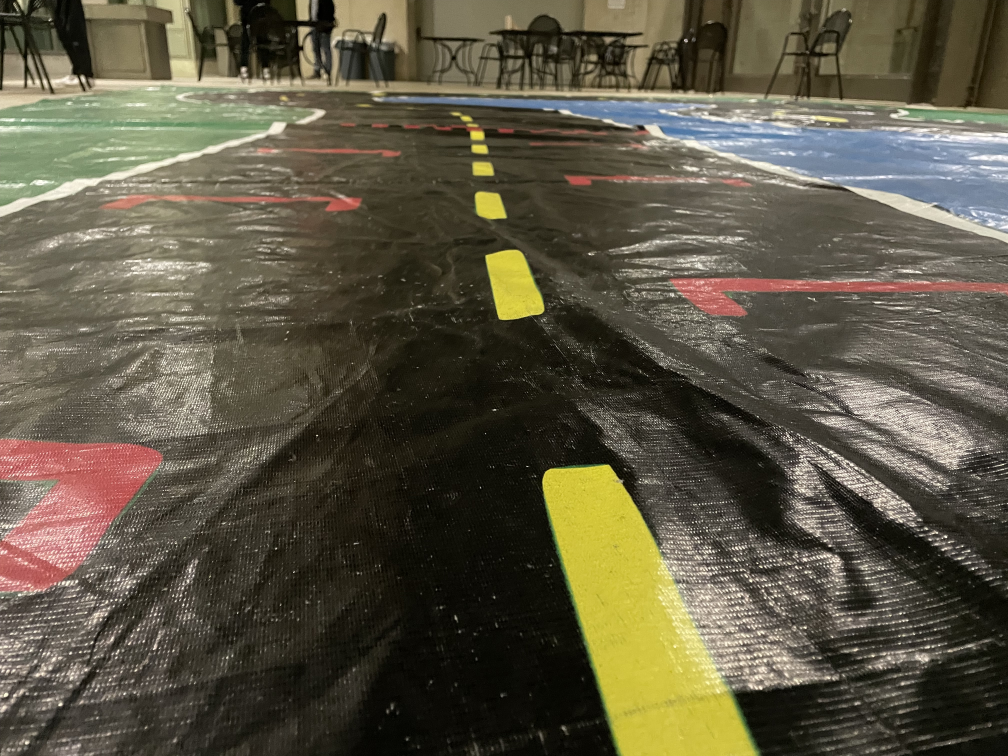
#> input picture IMG_1124.jpeg, 4032 x 3024 px, given in place of frame289.jpg, which was not available (shown at 1/4 size)
$ python mid_yellow_line_follow.py
#> lines starting #> are read from the running program, lines starting #| are printed output that depends on the picture; after the words box and inside, x2 and y2 are one past the last pixel; in counts of white or black regions, pixels touching at a corner belong together; pictures that were not available may be replaced by others from this repository, and a replacement may not be noted
import cv2 as cv2 #importing the library
import numpy as np
import matplotlib.pyplot as plt
import os
import imutils
import argparse

def show_image(name,img): #function for displaying the image
    cv2.imshow(name,img)
    cv2.waitKey(0)
    cv2.destroyAllWindows()

def region_of_interest(image): #function for extracting region of interest
    #bounds in (x,y) format
    bounds = np.array([[[0,500],[0,290],[650,290],[650,550]]],dtype=np.int32)
    # bounds = np.array([[[0,image.shape[0]],[0,image.shape[0]/2],[900,image.shape[0]/2],[900,image.shape[0]]]],dtype=np.int32)
    mask=np.zeros_like(image)
    cv2.fillPoly(mask,bounds,[255,255,255])
    # show_image('inputmask',mask)
    masked_image = cv2.bitwise_and(image,mask)
    show_image('mask',masked_image)
    return masked_image

#Importing and adjusting image
image = cv2.imread('track video data/frame289.jpg')
#> image is the input picture: shape (3024, 4032, 3); mean B, G, R 68.3, 86.9, 93
image = cv2.resize(image,(650,500))
#> image: shape (500, 650, 3)
image = cv2.flip(image,0)
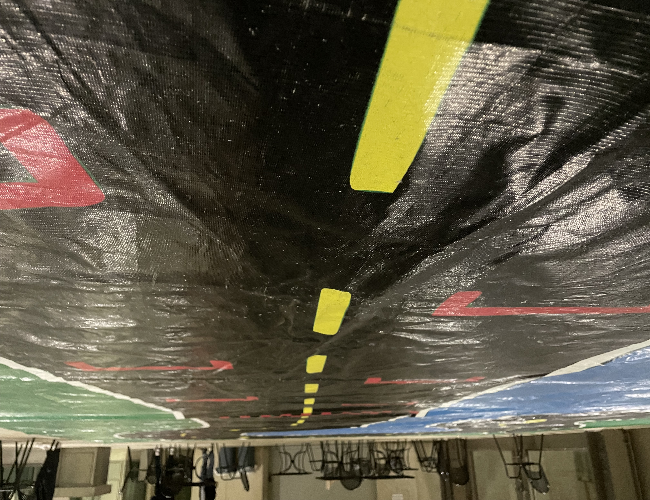
#> image: shape (500, 650, 3); mean B, G, R 68.2, 86.8, 92.9
image = region_of_interest(image)
#> in region_of_interest, `cv2.fillPoly(mask,bounds,[255,255,255])`:
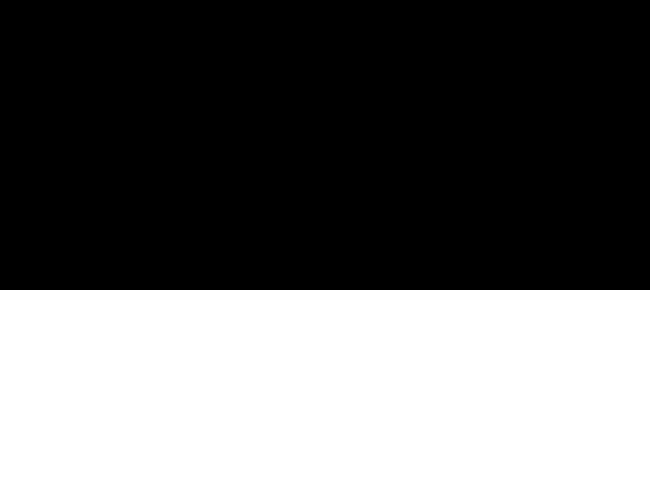
#> mask: shape (500, 650, 3); 42% white; 1 white region, box (x1, y1, x2, y2) and area: (0, 290, 650, 500) 136500
#> in region_of_interest, `masked_image = cv2.bitwise_and(image,mask)`:
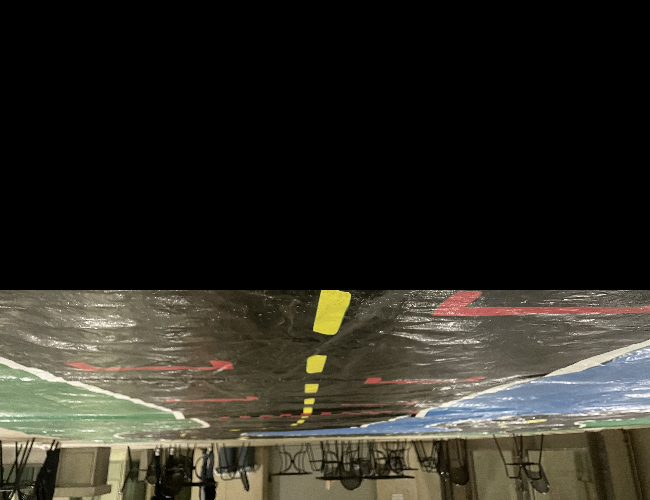
#> masked_image: shape (500, 650, 3); mean B, G, R 36, 44, 46

#Convert to hsv color space
lane_image = np.copy(image)
print(lane_image.shape)
#| (500, 650, 3)
lane_image = cv2.cvtColor(lane_image,cv2.COLOR_BGR2HSV)
#> lane_image: shape (500, 650, 3); mean H, S, V 12.5, 32.5, 47.6
show_image('hsv_input',lane_image)


#Defining upper and lower boundaries for yellow color
#Create mask
lower_yellow = np.array([22,24,77])
upper_yellow = np.array([39,164,203])
lane_yellow_mask = cv2.inRange(lane_image,lower_yellow,upper_yellow)
#> lane_yellow_mask: shape (500, 650); 15.2% white; 944 white regions (855 under 20 px), largest, box (x1, y1, x2, y2) and area: (0, 290, 209, 411) 14701, (27, 415, 591, 500) 10445, (408, 315, 567, 368) 3575
show_image('BW lines',lane_yellow_mask)


result = cv2.bitwise_and(image, image, mask=lane_yellow_mask)
show_image('yellow lines',result)


## Converting to binary threshold and finding contours
gray = cv2.cvtColor(result,cv2.COLOR_RGB2GRAY)
blurred = cv2.GaussianBlur(gray, (5, 5), 0)
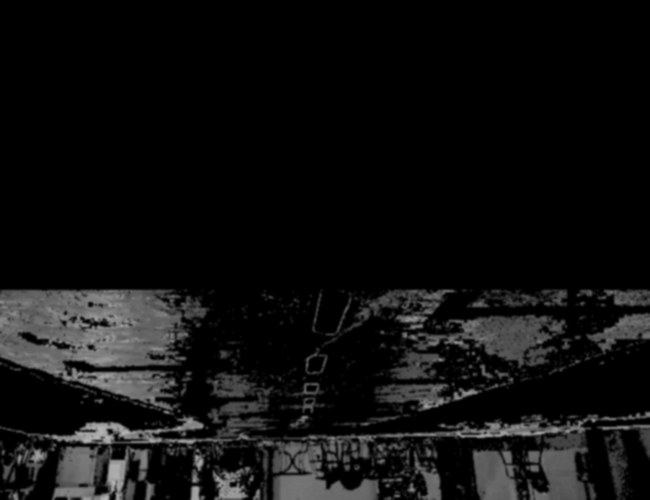
#> blurred: shape (500, 650); min 0, max 181, mean 15.9
# apply binary thresholding apply Otsu's automatic thresholding which automatically determines the best threshold value
ret, thresh = cv2.threshold(blurred, 0, 255, cv2.THRESH_BINARY | cv2.THRESH_OTSU)
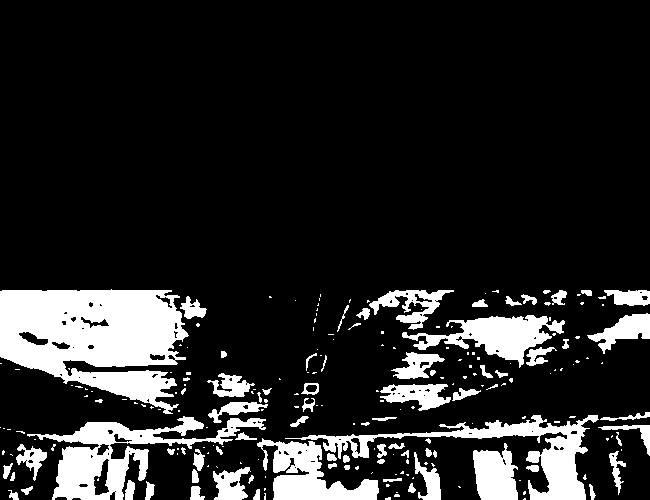
#> thresh: shape (500, 650); 15.1% white; 219 white regions (140 under 20 px)
#> ret = 46
# visualize the binary image
show_image('Binary image', thresh)
# contours, hierarchy = cv2.findContours(lane_yellow_mask, 1, cv2.CHAIN_APPROX_NONE)
contours, hierarchies = cv2.findContours(thresh, cv2.RETR_LIST, cv2.CHAIN_APPROX_SIMPLE)
#> contours = 306 contours, 217 with area under 20; largest, box (x1, y1, x2, y2) and area: (0, 289, 189, 414) 15473, (27, 416, 266, 500) 6056, (285, 415, 599, 500) 4799, (257, 438, 379, 500) 3325, (402, 315, 565, 368) 3216
for contour in contours:
    cv2.drawContours(result, contour, -1, (0, 255, 0), 3)
#> this loop made 306 passes
#> contour on passes 1, 5, 7: [[524, 498], [523, 499], [525, 499], [525, 498]], [[396, 492], [397, 492]], [[114, 491], [115, 490], [116, 491], [115, 492]]
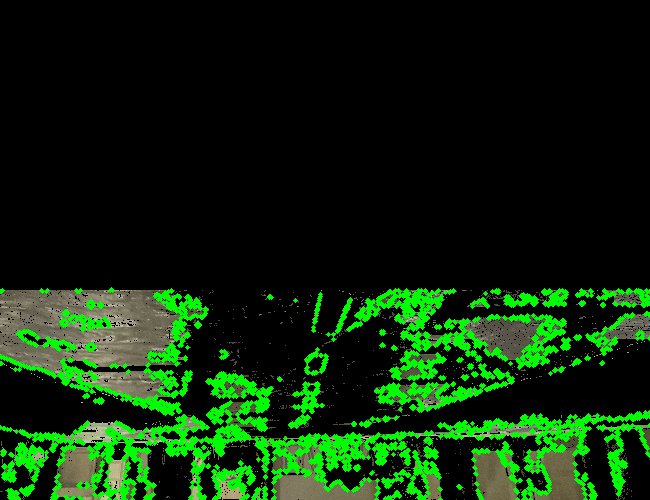
#> result: shape (500, 650, 3); mean B, G, R 8.5, 37.6, 11.2
show_image('Image with contours',result)


##Finding center of contours
for i in contours:
	M = cv2.moments(i)
	if M['m00'] != 0:
		cx = int(M['m10']/M['m00'])
		cy = int(M['m01']/M['m00'])
		cv2.drawContours(image, [i], -1, (0, 255, 0), 2)
		cv2.circle(image, (cx, cy), 7, (0, 0, 255), -1)
		cv2.putText(image, "center", (cx - 20, cy - 20),
				cv2.FONT_HERSHEY_SIMPLEX, 0.5, (0, 0, 0), 2)
	print(f"x: {cx} y: {cy}")
#> this loop made 306 passes
#> (i, cx, cy) on passes 1, 7, 10, 11, 23, 24, 29, 33, 35, 41, 46: ([[524, 498], [523, 499], [525, 499], [525, 498]], 524, 498), ([[114, 491], [115, 490], [116, 491], [115, 492]], 115, 491), ([[264, 488], [264, 490], [265, 489], [265, 488]], 264, 488), ([[458, 486], [459, 487], [460, 487], [459, 486]], 459, 486), ([[98, 478], [97, 479], [97, 480], [98, 480]], 97, 479), ([[413, 477], [412, 478], [413, 478]], 412, 477), ([[406, 474], [407, 475], [408, 475], [408, 474]], 407, 474), ([[402, 471], [400, 473], [403, 473], [403, 471]], 401, 472), ([[294, 467], [295, 466], [296, 467], [295, 468]], 295, 467), ([[208, 465], [207, 466], [208, 466]], 207, 465), ([[240, 462], [240, 463], [241, 463]], 240, 462)
#> (cx, cy) on passes 2, 3, 4, 6, 8, 9: (387, 498), (396, 495), (264, 496), (524, 492), (13, 495), (256, 494)
#| x: 524 y: 498
#| x: 387 y: 498
#| x: 396 y: 495
#| x: 264 y: 496
#| x: 264 y: 496
#| x: 524 y: 492
#| x: 115 y: 491
#| x: 13 y: 495
#> (further printed lines are left out)
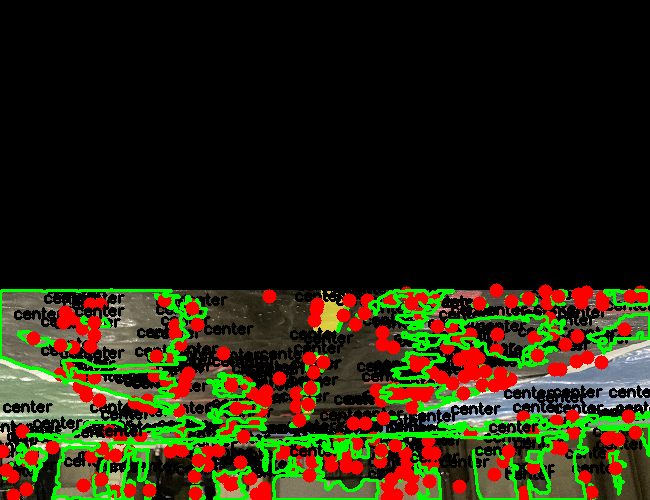
#> image: shape (500, 650, 3); mean B, G, R 14.1, 35.3, 39.5
show_image('final image',image)


# [20 lines of commented-out code are left out]
